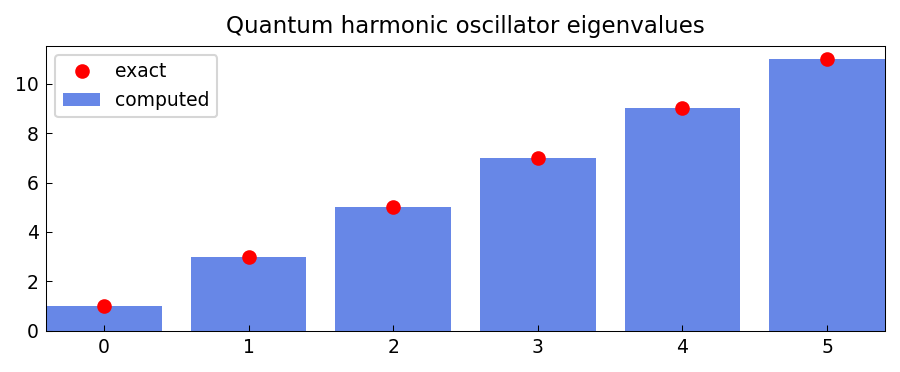

The Python source for this figure:
"""Quantum harmonic oscillator eigenvalues.

Computes eigenvalues of -h^2*u'' + x^2*u = lambda*u, which are
lambda_n = h*(2n+1) for n = 0, 1, 2, ...

Credit: Chebfun example ode-eig/QHO.m (Nick Trefethen).
Original MATLAB Chebfun: Copyright 2017 by The University of Oxford and
The Chebfun Developers. See https://www.chebfun.org/ for Chebfun information.
"""
import os

os.environ.setdefault("XLA_PYTHON_CLIENT_PREALLOCATE", "false")

import matplotlib

matplotlib.use("Agg")
import os
import sys

import matplotlib.pyplot as plt
import numpy as np

sys.path.insert(0, os.path.join(os.path.dirname(__file__), '..', '..', 'src'))

import chebfunjax as cj
from chebfunjax.plotting import chebfun_style

chebfun_style()

from chebfunjax.operators.chebop import Chebop


def run():
    print("=" * 60)
    print("Quantum harmonic oscillator eigenvalues")
    print("=" * 60)

    # -h^2*u'' + x^2*u = lambda*u on [-L, L], u(±L) = 0
    h = 1.0   # "hbar" parameter
    L = 6.0   # truncation domain (should be large enough)
    dom = (-L, L)
    n_eigs = 6

    x_dom = cj.chebfun(lambda t: t, domain=dom)
    V = x_dom**2  # harmonic potential

    N = Chebop(
        lambda x, u: -h**2 * u.diff(2) + x**2 * u,
        domain=dom
    )
    N.lbc = 0.0
    N.rbc = 0.0

    lam = N.eigs(k=n_eigs)
    lam_real = np.sort(np.real(np.array(lam)))
    # Exact: lambda_n = h*(2n+1) for n=0,1,2,...
    exact = np.array([h * (2*n + 1) for n in range(n_eigs)], dtype=float)

    print(f"\nQHO eigenvalues on [{-L}, {L}] (h={h}):")
    print(f"  {'n':>4}  {'computed':>16}  {'exact h(2n+1)':>16}  {'error':>10}")
    for i in range(n_eigs):
        err = abs(lam_real[i] - exact[i])
        print(f"  {i:>4}  {lam_real[i]:>16.10f}  {exact[i]:>16.10f}  {err:.2e}")

    max_err = np.max(np.abs(lam_real - exact))
    print(f"\n  Max error: {max_err:.2e}")
    assert max_err < 1e-5, f"QHO eigenvalue error too large: {max_err}"

    # --- Plots -------------------------------------------------------
    _here = os.path.dirname(os.path.abspath(__file__))
    import numpy as _np
    fig, ax = plt.subplots()
    ax.bar(_np.arange(n_eigs), _np.array(lam[:n_eigs]), color="#4169E1",
           alpha=0.8, label="computed")
    ax.plot(_np.arange(n_eigs), exact, "ro", markersize=6, label="exact")
    ax.set_title("Quantum harmonic oscillator eigenvalues", fontsize=11)
    ax.legend(fontsize=9)
    fig.set_facecolor("white")
    fig.tight_layout()
    fig.savefig(os.path.join(_here, "harmonic_oscillator.png"),
                dpi=150, bbox_inches="tight")
    plt.close(fig)

    print("\nAll assertions passed.")
    return True

if __name__ == "__main__":
    run()
